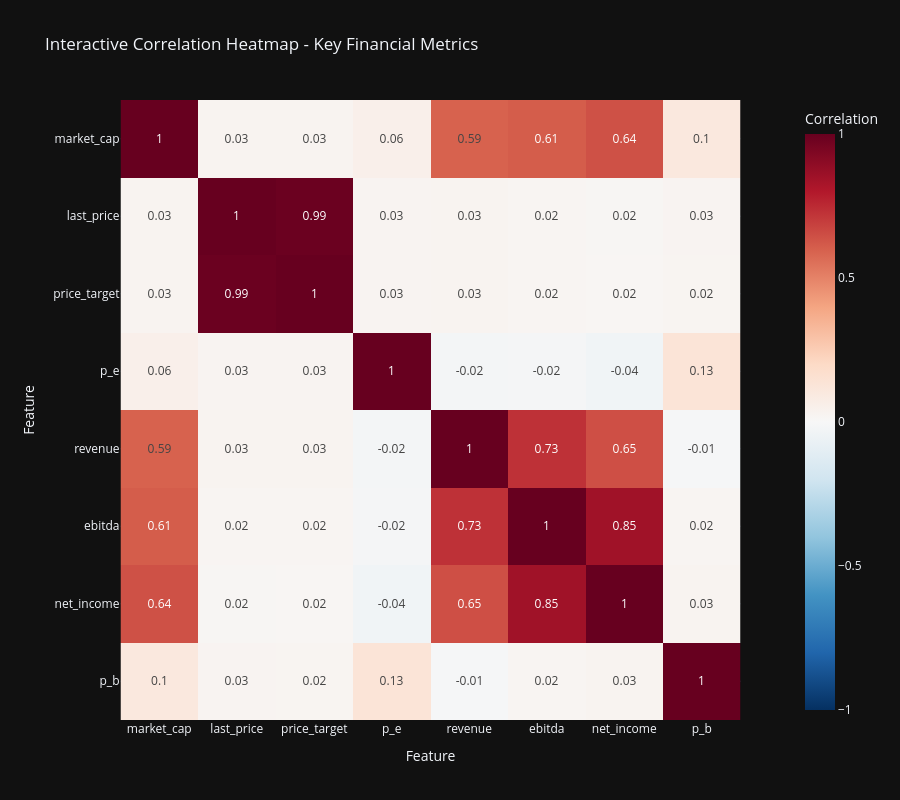
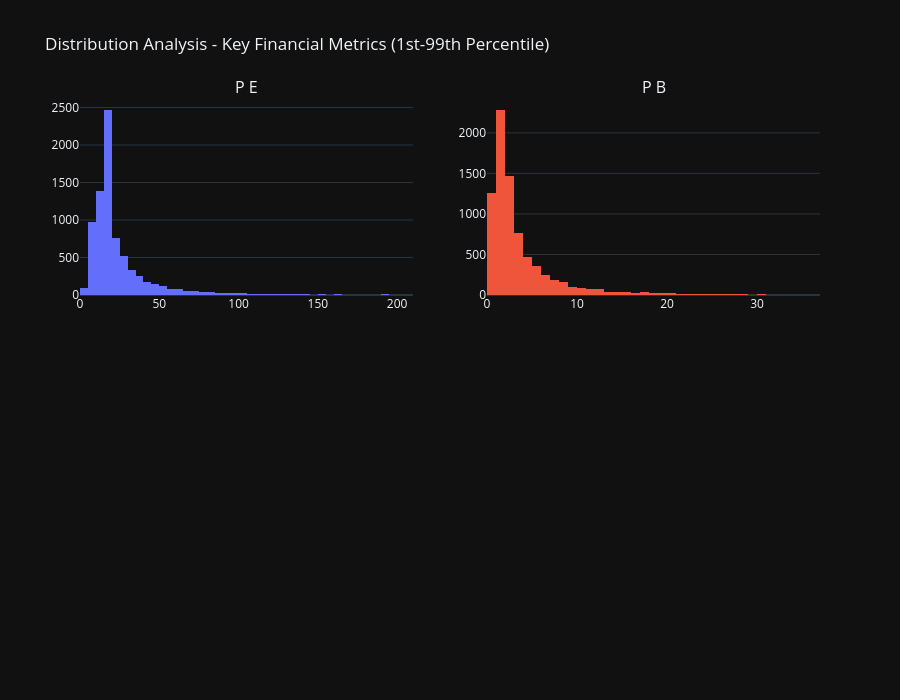
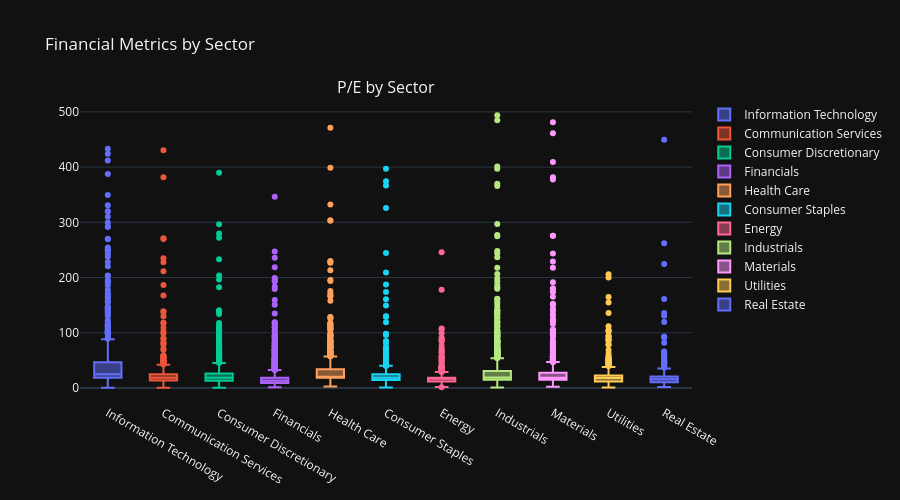
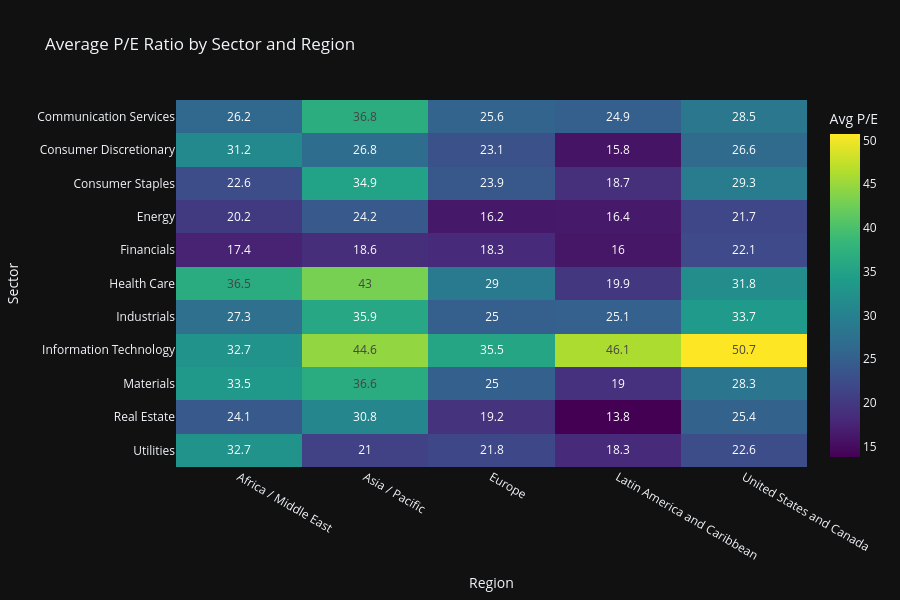

Notebook cell for these charts, in order:
### Code cell
# 📊 Interactive EDA Visualizations with Plotly
print("\n📊 Creating Interactive EDA Visualizations...")

# 1. Interactive Correlation Heatmap
print("  Creating correlation heatmap...")
numeric_cols = all_stocks_scaled.select_dtypes(include=[np.number]).columns.tolist()
key_metrics = [col for col in numeric_cols if col in [
    'last_price', 'price_target', 'market_cap', 'ev', 'ebitda',
    'p_e', 'p_b', 'ev_ebitda', 'operating_margin', 'roe', 'roa',
    'debt_to_equity', 'current_ratio', 'revenue', 'net_income'
    ]][:20]  # Top 20 key metrics

if len(key_metrics) > 1:
    corr_matrix = all_stocks_scaled[key_metrics].corr()

    fig_corr = px.imshow(
            corr_matrix,
            labels=dict(x="Feature", y="Feature", color="Correlation"),
            x=corr_matrix.columns,
            y=corr_matrix.columns,
            color_continuous_scale='RdBu_r',
            zmin=-1,
            zmax=1,
            title='Interactive Correlation Heatmap - Key Financial Metrics',
            height=800,
            width=900
            )
    fig_corr.update_layout(
            xaxis={'side': 'bottom'},
            yaxis={'autorange': 'reversed'}
            )
    fig_corr.update_traces(text=corr_matrix.values.round(2), texttemplate='%{text}')
    fig_corr.show()
    fig_corr.write_html(eda_output_dir / "correlation_heatmap_interactive.html")
    print(f"  ✓ Saved: {eda_output_dir / 'correlation_heatmap_interactive.html'}")

# 2. Distribution Analysis - Key Metrics (Interactive Histograms)
print("  Creating distribution plots...")
distribution_metrics = [m for m in ['p_e', 'p_b', 'roe', 'operating_margin'] if m in all_stocks_scaled.columns][:4]

if distribution_metrics:
    fig_dist = make_subplots(
            rows=2, cols=2,
            subplot_titles=[m.upper().replace('_', ' ') for m in distribution_metrics]
            )

    for idx, metric in enumerate(distribution_metrics):
        row = idx // 2 + 1
        col = idx % 2 + 1

        # Filter out extreme outliers for better visualization
        data = all_stocks_scaled[metric].dropna()
        q1, q99 = data.quantile([0.01, 0.99])
        filtered_data = data[(data >= q1) & (data <= q99)]

        fig_dist.add_trace(
                go.Histogram(x=filtered_data, name=metric, nbinsx=50, showlegend=False),
                row=row, col=col
                )

    fig_dist.update_layout(
            title_text="Distribution Analysis - Key Financial Metrics (1st-99th Percentile)",
            height=700,
            showlegend=False
            )
    fig_dist.show()
    fig_dist.write_html(eda_output_dir / "distributions_interactive.html")
    print(f"  ✓ Saved: {eda_output_dir / 'distributions_interactive.html'}")

# 3. Sector Comparison - Interactive Box Plots
print("  Creating sector comparison plots...")
if 'sector' in all_stocks_scaled.columns and 'p_e' in all_stocks_scaled.columns:
    # Define desired metrics and check which are available
    desired_metrics = ['p_e', 'roe', 'operating_margin']
    available_metrics = [col for col in desired_metrics if col in all_stocks_scaled.columns]

    if len(available_metrics) == 0:
        print("  Warning: No metrics available for sector comparison. Skipping sector plots.")
    else:
        # Use only available columns
        cols_to_select = ['sector'] + available_metrics
        sector_data = all_stocks_scaled[cols_to_select].dropna()

        if sector_data.empty:
            print("  Warning: No data available after filtering. Skipping sector plots.")
        else:
            # Create subplots based on available metrics
            n_metrics = len(available_metrics)
            metric_titles = {
                'p_e': 'P/E by Sector',
                'roe': 'ROE by Sector',
                'operating_margin': 'Operating Margin by Sector'
                }

            subplot_titles = [metric_titles.get(m, f'{m} by Sector') for m in available_metrics]

            fig_sector = make_subplots(
                    rows=1, cols=n_metrics,
                    subplot_titles=subplot_titles
                    )

            for idx, metric in enumerate(available_metrics, start=1):
                for sector in sector_data['sector'].unique():
                    sector_subset = sector_data[sector_data['sector'] == sector]
                    fig_sector.add_trace(
                            go.Box(
                                    y=sector_subset[metric],
                                    name=sector,
                                    showlegend=(idx == 1)  # Show legend only for first subplot
                                    ),
                            row=1, col=idx
                            )

            fig_sector.update_layout(
                    height=500,
                    title_text="Financial Metrics by Sector",
                    showlegend=True
                    )
            fig_sector.show()
            print(f"  Sector comparison plots created with {n_metrics} metric(s).")

# 4. Region vs Sector Heatmap - Average P/E Ratio
print("  Creating region-sector heatmap...")
if all(col in all_stocks_scaled.columns for col in ['sector', 'region', 'p_e']):
    pivot_data = all_stocks_scaled.pivot_table(
            values='p_e',
            index='sector',
            columns='region',
            aggfunc='mean'
            )

    fig_region_sector = px.imshow(
            pivot_data,
            labels=dict(x="Region", y="Sector", color="Avg P/E"),
            title='Average P/E Ratio by Sector and Region',
            color_continuous_scale='Viridis',
            aspect='auto',
            height=600
            )
    fig_region_sector.update_traces(text=pivot_data.values.round(1), texttemplate='%{text}')
    fig_region_sector.show()
    fig_region_sector.write_html(eda_output_dir / "region_sector_heatmap.html")
    print(f"  ✓ Saved: {eda_output_dir / 'region_sector_heatmap.html'}")

# 5. 3D Scatter Plot - Market Cap vs P/E vs ROE
print("  Creating 3D scatter plot...")
if all(col in all_stocks_scaled.columns for col in ['market_cap', 'p_e', 'roe', 'sector']):
    scatter_data = all_stocks_scaled[['market_cap', 'p_e', 'roe', 'sector']].dropna()
    # Filter for reasonable values
    scatter_data = scatter_data[
        (scatter_data['p_e'] > 0) & (scatter_data['p_e'] < 100) &
        (scatter_data['roe'] > -0.5) & (scatter_data['roe'] < 1.0)
        ]

    fig_3d = px.scatter_3d(
            scatter_data.sample(min(1000, len(scatter_data)), random_state=42),
            x='market_cap',
            y='p_e',
            z='roe',
            color='sector',
            title='3D Valuation Analysis: Market Cap vs P/E vs ROE',
            labels={'market_cap': 'Market Cap', 'p_e': 'P/E Ratio', 'roe': 'ROE'},
            height=700
            )
    fig_3d.show()
    fig_3d.write_html(eda_output_dir / "valuation_3d_scatter.html")
    print(f"  ✓ Saved: {eda_output_dir / 'valuation_3d_scatter.html'}")

print(f"\n✅ Section 3 Interactive EDA Visualizations Complete")
print(f"   All interactive charts saved to: {eda_output_dir}")

### Figure 1 — Plotly figure (JSON) as saved in the notebook; plotly's stock layout.template omitted (floating-point values rounded to 4 significant figures)
{"data": [{"coloraxis": "coloraxis", "name": "0", "x": ["market_cap", "last_price", "price_target", "p_e", "revenue", "ebitda", "net_income", "p_b"], "y": ["market_cap", "last_price", "price_target", "p_e", "revenue", "ebitda", "net_income", "p_b"], "z": [[1.0, 0.02935, 0.02927, 0.05562, 0.595, 0.609, 0.6419, 0.1043], [0.02935, 1.0, 0.9904, 0.0255, 0.02952, 0.02074, 0.01615, 0.02652], [0.02927, 0.9904, 1.0, 0.02695, 0.03078, 0.02139, 0.01689, 0.02484], [0.05562, 0.0255, 0.02695, 1.0, -0.01964, -0.0182, -0.03623, 0.1343], [0.595, 0.02952, 0.03078, -0.01964, 1.0, 0.7317, 0.6464, -0.01059], [0.609, 0.02074, 0.02139, -0.0182, 0.7317, 1.0, 0.8487, 0.02087], [0.6419, 0.01615, 0.01689, -0.03623, 0.6464, 0.8487, 1.0, 0.02816], [0.1043, 0.02652, 0.02484, 0.1343, -0.01059, 0.02087, 0.02816, 1.0]], "type": "heatmap", "xaxis": "x", "yaxis": "y", "hovertemplate": "Feature: %{x}<br>Feature: %{y}<br>Correlation: %{z}<extra></extra>", "text": [[1.0, 0.03, 0.03, 0.06, 0.59, 0.61, 0.64, 0.1], [0.03, 1.0, 0.99, 0.03, 0.03, 0.02, 0.02, 0.03], [0.03, 0.99, 1.0, 0.03, 0.03, 0.02, 0.02, 0.02], [0.06, 0.03, 0.03, 1.0, -0.02, -0.02, -0.04, 0.13], [0.59, 0.03, 0.03, -0.02, 1.0, 0.73, 0.65, -0.01], [0.61, 0.02, 0.02, -0.02, 0.73, 1.0, 0.85, 0.02], [0.64, 0.02, 0.02, -0.04, 0.65, 0.85, 1.0, 0.03], [0.1, 0.03, 0.02, 0.13, -0.01, 0.02, 0.03, 1.0]], "texttemplate": "%{text}"}], "layout": {"xaxis": {"anchor": "y", "domain": [0.0, 1.0], "scaleanchor": "y", "constrain": "domain", "title": {"text": "Feature"}, "side": "bottom"}, "yaxis": {"anchor": "x", "domain": [0.0, 1.0], "autorange": "reversed", "constrain": "domain", "title": {"text": "Feature"}}, "coloraxis": {"colorbar": {"title": {"text": "Correlation"}}, "colorscale": [[0.0, "rgb(5,48,97)"], [0.1, "rgb(33,102,172)"], [0.2, "rgb(67,147,195)"], [0.3, "rgb(146,197,222)"], [0.4, "rgb(209,229,240)"], [0.5, "rgb(247,247,247)"], [0.6, "rgb(253,219,199)"], [0.7, "rgb(244,165,130)"], [0.8, "rgb(214,96,77)"], [0.9, "rgb(178,24,43)"], [1.0, "rgb(103,0,31)"]], "cmin": -1, "cmax": 1}, "title": {"text": "Interactive Correlation Heatmap - Key Financial Metrics"}, "height": 800, "width": 900}}

### Figure 2 — Plotly figure (JSON) as saved in the notebook; plotly's stock layout.template omitted (floating-point values rounded to 4 significant figures; data arrays with more than 128 entries replaced by an {"elided": "..."} marker saying what was removed)
{"data": [{"name": "p_e", "nbinsx": 50, "showlegend": false, "x": {"elided": "7843 float values"}, "type": "histogram", "xaxis": "x", "yaxis": "y"}, {"name": "p_b", "nbinsx": 50, "showlegend": false, "x": {"elided": "7848 float values"}, "type": "histogram", "xaxis": "x2", "yaxis": "y2"}], "layout": {"xaxis": {"anchor": "y", "domain": [0.0, 0.45]}, "yaxis": {"anchor": "x", "domain": [0.625, 1.0]}, "xaxis2": {"anchor": "y2", "domain": [0.55, 1.0]}, "yaxis2": {"anchor": "x2", "domain": [0.625, 1.0]}, "xaxis3": {"anchor": "y3", "domain": [0.0, 0.45]}, "yaxis3": {"anchor": "x3", "domain": [0.0, 0.375]}, "xaxis4": {"anchor": "y4", "domain": [0.55, 1.0]}, "yaxis4": {"anchor": "x4", "domain": [0.0, 0.375]}, "annotations": [{"font": {"size": 16}, "showarrow": false, "text": "P E", "x": 0.225, "xanchor": "center", "xref": "paper", "y": 1.0, "yanchor": "bottom", "yref": "paper"}, {"font": {"size": 16}, "showarrow": false, "text": "P B", "x": 0.775, "xanchor": "center", "xref": "paper", "y": 1.0, "yanchor": "bottom", "yref": "paper"}], "title": {"text": "Distribution Analysis - Key Financial Metrics (1st-99th Percentile)"}, "height": 700, "showlegend": false}}

### Figure 3 — Plotly figure (JSON) as saved in the notebook; plotly's stock layout.template omitted (floating-point values rounded to 4 significant figures; data arrays with more than 128 entries replaced by an {"elided": "..."} marker saying what was removed)
{"data": [{"name": "Information Technology", "showlegend": true, "y": {"elided": "865 float values"}, "type": "box", "xaxis": "x", "yaxis": "y"}, {"name": "Communication Services", "showlegend": true, "y": {"elided": "362 float values"}, "type": "box", "xaxis": "x", "yaxis": "y"}, {"name": "Consumer Discretionary", "showlegend": true, "y": {"elided": "896 float values"}, "type": "box", "xaxis": "x", "yaxis": "y"}, {"name": "Financials", "showlegend": true, "y": {"elided": "1394 float values"}, "type": "box", "xaxis": "x", "yaxis": "y"}, {"name": "Health Care", "showlegend": true, "y": {"elided": "674 float values"}, "type": "box", "xaxis": "x", "yaxis": "y"}, {"name": "Consumer Staples", "showlegend": true, "y": {"elided": "592 float values"}, "type": "box", "xaxis": "x", "yaxis": "y"}, {"name": "Energy", "showlegend": true, "y": {"elided": "351 float values"}, "type": "box", "xaxis": "x", "yaxis": "y"}, {"name": "Industrials", "showlegend": true, "y": {"elided": "1458 float values"}, "type": "box", "xaxis": "x", "yaxis": "y"}, {"name": "Materials", "showlegend": true, "y": {"elided": "744 float values"}, "type": "box", "xaxis": "x", "yaxis": "y"}, {"name": "Utilities", "showlegend": true, "y": {"elided": "351 float values"}, "type": "box", "xaxis": "x", "yaxis": "y"}, {"name": "Real Estate", "showlegend": true, "y": {"elided": "313 float values"}, "type": "box", "xaxis": "x", "yaxis": "y"}], "layout": {"xaxis": {"anchor": "y", "domain": [0.0, 1.0]}, "yaxis": {"anchor": "x", "domain": [0.0, 1.0]}, "annotations": [{"font": {"size": 16}, "showarrow": false, "text": "P/E by Sector", "x": 0.5, "xanchor": "center", "xref": "paper", "y": 1.0, "yanchor": "bottom", "yref": "paper"}], "title": {"text": "Financial Metrics by Sector"}, "height": 500, "showlegend": true}}

### Figure 4 — Plotly figure (JSON) as saved in the notebook; plotly's stock layout.template omitted (floating-point values rounded to 4 significant figures)
{"data": [{"coloraxis": "coloraxis", "name": "0", "x": ["Africa / Middle East", "Asia / Pacific", "Europe", "Latin America and Caribbean", "United States and Canada"], "y": ["Communication Services", "Consumer Discretionary", "Consumer Staples", "Energy", "Financials", "Health Care", "Industrials", "Information Technology", "Materials", "Real Estate", "Utilities"], "z": [[26.16, 36.83, 25.57, 24.87, 28.48], [31.18, 26.85, 23.12, 15.75, 26.62], [22.55, 34.92, 23.95, 18.74, 29.34], [20.17, 24.15, 16.19, 16.36, 21.73], [17.41, 18.59, 18.33, 15.97, 22.1], [36.55, 43.03, 29.02, 19.87, 31.79], [27.3, 35.86, 24.95, 25.14, 33.75], [32.73, 44.61, 35.48, 46.15, 50.73], [33.46, 36.61, 25.01, 19.0, 28.3], [24.07, 30.77, 19.22, 13.8, 25.42], [32.71, 20.97, 21.81, 18.32, 22.57]], "type": "heatmap", "xaxis": "x", "yaxis": "y", "hovertemplate": "Region: %{x}<br>Sector: %{y}<br>Avg P/E: %{z}<extra></extra>", "text": [[26.2, 36.8, 25.6, 24.9, 28.5], [31.2, 26.8, 23.1, 15.8, 26.6], [22.6, 34.9, 23.9, 18.7, 29.3], [20.2, 24.2, 16.2, 16.4, 21.7], [17.4, 18.6, 18.3, 16.0, 22.1], [36.5, 43.0, 29.0, 19.9, 31.8], [27.3, 35.9, 25.0, 25.1, 33.7], [32.7, 44.6, 35.5, 46.1, 50.7], [33.5, 36.6, 25.0, 19.0, 28.3], [24.1, 30.8, 19.2, 13.8, 25.4], [32.7, 21.0, 21.8, 18.3, 22.6]], "texttemplate": "%{text}"}], "layout": {"xaxis": {"anchor": "y", "domain": [0.0, 1.0], "title": {"text": "Region"}}, "yaxis": {"anchor": "x", "domain": [0.0, 1.0], "autorange": "reversed", "title": {"text": "Sector"}}, "coloraxis": {"colorbar": {"title": {"text": "Avg P/E"}}, "colorscale": [[0.0, "#440154"], [0.1111, "#482878"], [0.2222, "#3e4989"], [0.3333, "#31688e"], [0.4444, "#26828e"], [0.5556, "#1f9e89"], [0.6667, "#35b779"], [0.7778, "#6ece58"], [0.8889, "#b5de2b"], [1.0, "#fde725"]]}, "title": {"text": "Average P/E Ratio by Sector and Region"}, "height": 600}}
